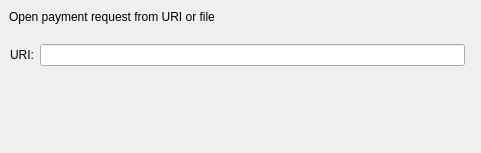
<?xml version="1.0" encoding="UTF-8"?>
<ui version="4.0">
 <class>OpenURIDialog</class>
 <widget class="QDialog" name="OpenURIDialog">
  <property name="geometry">
   <rect>
    <x>0</x>
    <y>0</y>
    <width>481</width>
    <height>153</height>
   </rect>
  </property>
  <property name="windowTitle">
   <string>Open URI</string>
  </property>
  <widget class="QLabel" name="label_2">
   <property name="geometry">
    <rect>
     <x>9</x>
     <y>9</y>
     <width>241</width>
     <height>16</height>
    </rect>
   </property>
   <property name="text">
    <string>Open payment request from URI or file</string>
   </property>
  </widget>
  <widget class="QWidget" name="layoutWidget">
   <property name="geometry">
    <rect>
     <x>10</x>
     <y>40</y>
     <width>461</width>
     <height>31</height>
    </rect>
   </property>
   <layout class="QHBoxLayout" name="horizontalLayout">
    <item>
     <widget class="QLabel" name="label">
      <property name="sizePolicy">
       <sizepolicy hsizetype="Minimum" vsizetype="Fixed">
        <horstretch>0</horstretch>
        <verstretch>0</verstretch>
       </sizepolicy>
      </property>
      <property name="text">
       <string>URI:</string>
      </property>
     </widget>
    </item>
    <item>
     <widget class="QValidatedLineEdit" name="uriEdit"/>
    </item>
    <item>
     <widget class="QtMaterialFlatButton" name="selectFileButton" native="true">
      <property name="sizePolicy">
       <sizepolicy hsizetype="Minimum" vsizetype="Fixed">
        <horstretch>0</horstretch>
        <verstretch>0</verstretch>
       </sizepolicy>
      </property>
      <property name="toolTip">
       <string>Select payment request file</string>
      </property>
      <property name="text" stdset="0">
       <string notr="true">...</string>
      </property>
      <property name="autoDefault" stdset="0">
       <bool>false</bool>
      </property>
     </widget>
    </item>
   </layout>
  </widget>
  <widget class="QWidget" name="horizontalLayoutWidget">
   <property name="geometry">
    <rect>
     <x>10</x>
     <y>100</y>
     <width>461</width>
     <height>29</height>
    </rect>
   </property>
   <layout class="QHBoxLayout" name="horizontalLayout_2">
    <item>
     <spacer name="horizontalSpacer">
      <property name="orientation">
       <enum>Qt::Horizontal</enum>
      </property>
      <property name="sizeHint" stdset="0">
       <size>
        <width>40</width>
        <height>20</height>
       </size>
      </property>
     </spacer>
    </item>
    <item>
     <widget class="QtMaterialFlatButton" name="acceptButton" native="true">
      <property name="sizePolicy">
       <sizepolicy hsizetype="Minimum" vsizetype="Fixed">
        <horstretch>0</horstretch>
        <verstretch>0</verstretch>
       </sizepolicy>
      </property>
      <property name="toolTip">
       <string>Try to manually submit a Obfuscation request.</string>
      </property>
      <property name="text" stdset="0">
       <string>OK</string>
      </property>
     </widget>
    </item>
    <item>
     <widget class="QtMaterialFlatButton" name="cancelButton" native="true">
      <property name="sizePolicy">
       <sizepolicy hsizetype="Minimum" vsizetype="Fixed">
        <horstretch>0</horstretch>
        <verstretch>0</verstretch>
       </sizepolicy>
      </property>
      <property name="toolTip">
       <string>Try to manually submit a Obfuscation request.</string>
      </property>
      <property name="text" stdset="0">
       <string>Cancel</string>
      </property>
     </widget>
    </item>
   </layout>
  </widget>
 </widget>
 <customwidgets>
  <customwidget>
   <class>QtMaterialFlatButton</class>
   <extends>QWidget</extends>
   <header>qtmaterialflatbutton.h</header>
  </customwidget>
  <customwidget>
   <class>QValidatedLineEdit</class>
   <extends>QLineEdit</extends>
   <header>qvalidatedlineedit.h</header>
  </customwidget>
 </customwidgets>
 <resources/>
 <connections/>
</ui>
